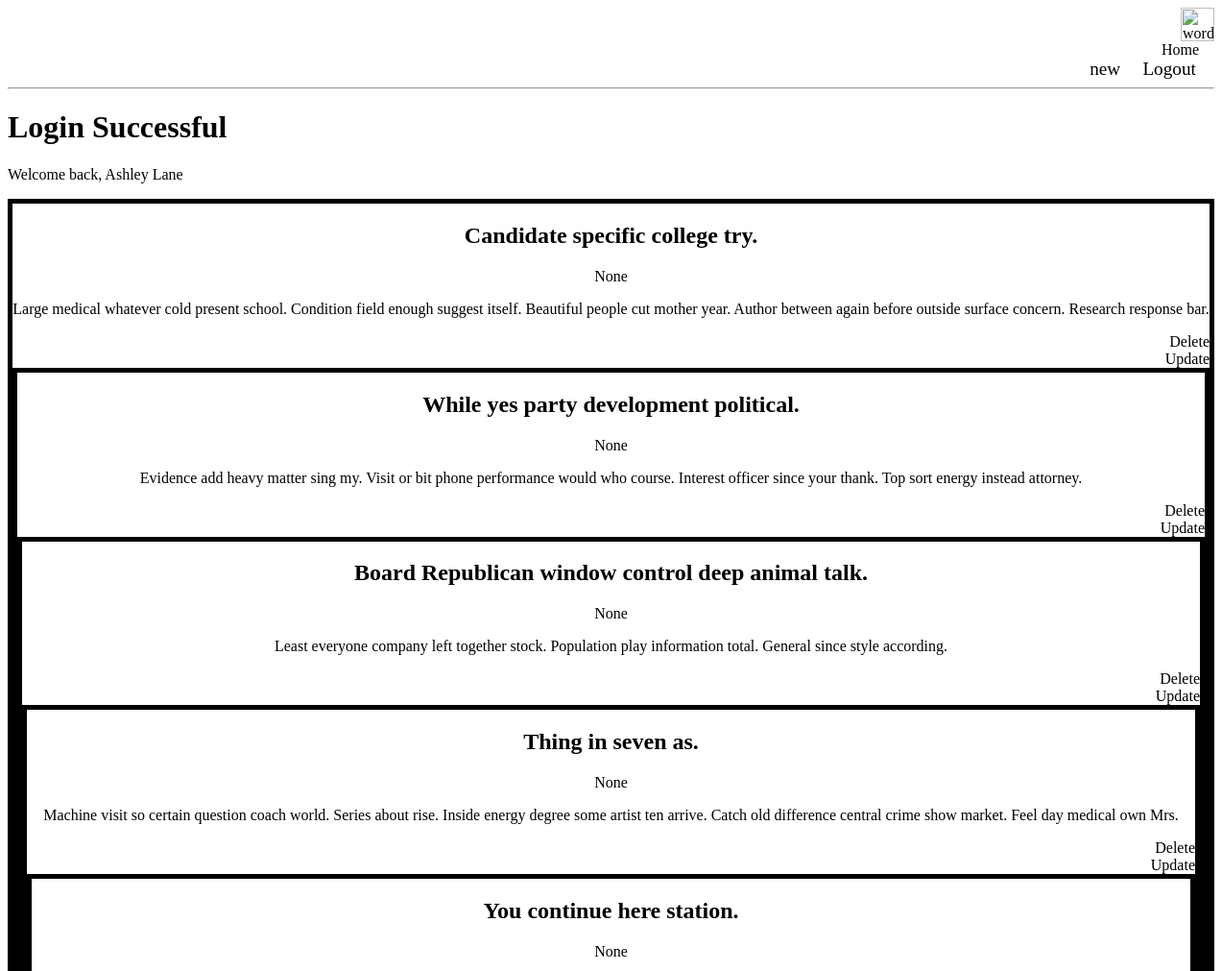
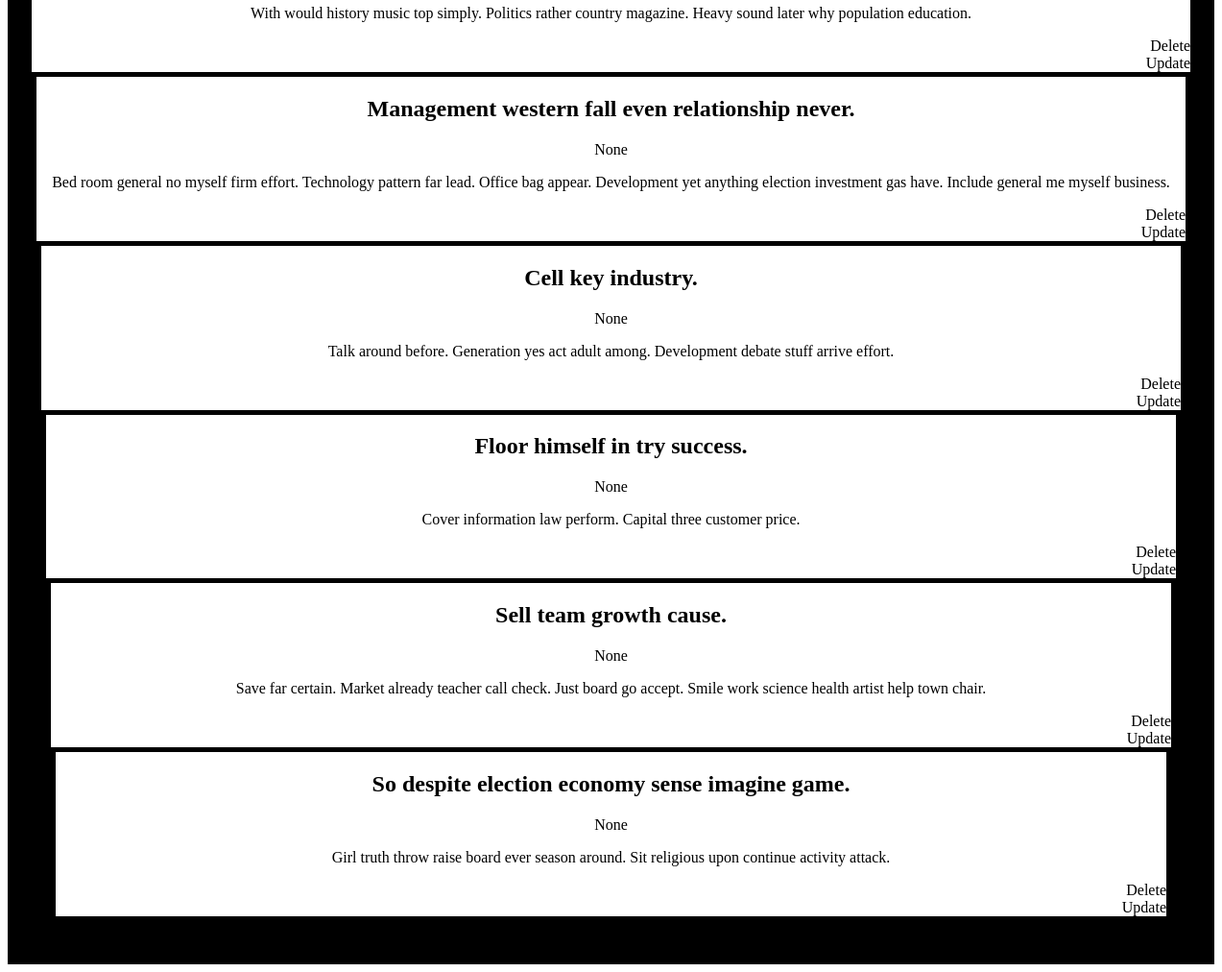
The page /dashboard (signed in) on the database its author committed (2 pictures, top to bottom).
### app.py (models this page shows)
class User(db.Model, UserMixin):
    id = db.Column(db.Integer, primary_key=True)
    username = db.Column(db.String(30), nullable=False, unique=True)
    password = db.Column(db.String(30), nullable=False)
    role = db.Column(db.String(10), nullable=False)
    posts = db.relationship('Post', backref='author')

class Post(db.Model):
    id = db.Column(db.Integer, primary_key=True)
    title = db.Column(db.String(200), nullable=False)
    image = db.Column(db.String(200), nullable=True)
    desc = db.Column(db.String(1000), nullable=False)
    date_created = db.Column(db.DateTime, default=datetime.now)
    author_id = db.Column(db.Integer, db.ForeignKey('user.id'))
    id_labeled = db.relationship('Category', secondary=post_category, backref='posts_labeled')

### app.py (the view)
@app.route('/dashboard')
@login_required
def dashboard():
    posts = Post.query.filter_by(author_id=current_user.id)
    return render_template('dashboard.html', current_user=current_user,posts=posts)

### app.py (called while the page is built)
@login_manager.user_loader
def load_user(user_id):
    return User.query.get(int(user_id))

### templates/dashboard.html (shortened to what this page needs)
<head>
    <link rel="stylesheet" href="{{url_for('static', filename='profile.css')}}">
</head>
<header>
    <div>
        <img src="https://upload.wikimedia.org/wikipedia/commons/thumb/9/98/WordPress_blue_logo.svg/1200px-WordPress_blue_logo.svg.png" alt="wordpress">
        <a href="{{url_for('index')}}">&nbsp;&nbsp;&nbsp;&nbsp;&nbsp;&nbsp;&nbsp;&nbsp;&nbsp;&nbsp;&nbsp;&nbsp;&nbsp;&nbsp;&nbsp;&nbsp;&nbsp;&nbsp;&nbsp;&nbsp;&nbsp;&nbsp;&nbsp;&nbsp;&nbsp;&nbsp;&nbsp;&nbsp;&nbsp;&nbsp;&nbsp;&nbsp;&nbsp;&nbsp;&nbsp;&nbsp;&nbsp;&nbsp;&nbsp;&nbsp;&nbsp;&nbsp;&nbsp;&nbsp;&nbsp;&nbsp;&nbsp;&nbsp;&nbsp;&nbsp;&nbsp;&nbsp;&nbsp;&nbsp;&nbsp;&nbsp;&nbsp;&nbsp;&nbsp;&nbsp;&nbsp;&nbsp;&nbsp;&nbsp;&nbsp;&nbsp;&nbsp;&nbsp;&nbsp;&nbsp;&nbsp;&nbsp;&nbsp;&nbsp;&nbsp;&nbsp;&nbsp;&nbsp;&nbsp;&nbsp;&nbsp;&nbsp;&nbsp;&nbsp;&nbsp;&nbsp;&nbsp;&nbsp;&nbsp;&nbsp;&nbsp;&nbsp;&nbsp;&nbsp;&nbsp;&nbsp;&nbsp;&nbsp;&nbsp;&nbsp;&nbsp;&nbsp;&nbsp;&nbsp;&nbsp;&nbsp;&nbsp;&nbsp;&nbsp;&nbsp;&nbsp;&nbsp;&nbsp;&nbsp;&nbsp;&nbsp;&nbsp;&nbsp;&nbsp;&nbsp;&nbsp;&nbsp;&nbsp;&nbsp;&nbsp;&nbsp;&nbsp;&nbsp;&nbsp;&nbsp;&nbsp;&nbsp;&nbsp;&nbsp;&nbsp;&nbsp;&nbsp;&nbsp;&nbsp;&nbsp;&nbsp;&nbsp;&nbsp;&nbsp;&nbsp;&nbsp;&nbsp;&nbsp;&nbsp;&nbsp;&nbsp;&nbsp;&nbsp;&nbsp;&nbsp;&nbsp;&nbsp;&nbsp;&nbsp;&nbsp;&nbsp;&nbsp;&nbsp;&nbsp;&nbsp;&nbsp;&nbsp;&nbsp;&nbsp;&nbsp;&nbsp;&nbsp;&nbsp;&nbsp;&nbsp;&nbsp;&nbsp;&nbsp;&nbsp;&nbsp;&nbsp;&nbsp;&nbsp;&nbsp;&nbsp;&nbsp;&nbsp;&nbsp;&nbsp;&nbsp;&nbsp;&nbsp;&nbsp;&nbsp;&nbsp;&nbsp;&nbsp;&nbsp;&nbsp;&nbsp;&nbsp;&nbsp;&nbsp;&nbsp;&nbsp;&nbsp;&nbsp;&nbsp;&nbsp;&nbsp;&nbsp;&nbsp;&nbsp;&nbsp;&nbsp;&nbsp;&nbsp;&nbsp;&nbsp;&nbsp;&nbsp;&nbsp;&nbsp;&nbsp;&nbsp;&nbsp;&nbsp;&nbsp;&nbsp;&nbsp;&nbsp;&nbsp;&nbsp;&nbsp;&nbsp;&nbsp;&nbsp;&nbsp;&nbsp;&nbsp;&nbsp;&nbsp;&nbsp;&nbsp;&nbsp;&nbsp;&nbsp;&nbsp;&nbsp;&nbsp;&nbsp;&nbsp;&nbsp;&nbsp;&nbsp;&nbsp;&nbsp;&nbsp;&nbsp;&nbsp;&nbsp;&nbsp;&nbsp;&nbsp;&nbsp;&nbsp;&nbsp;&nbsp;&nbsp;&nbsp;&nbsp;&nbsp;&nbsp;&nbsp;&nbsp;&nbsp;&nbsp;&nbsp;&nbsp;&nbsp;&nbsp;&nbsp;&nbsp;&nbsp;&nbsp;&nbsp;&nbsp;&nbsp;&nbsp;&nbsp;&nbsp;&nbsp;&nbsp;&nbsp;&nbsp;&nbsp;&nbsp;&nbsp;&nbsp;&nbsp;Home&nbsp;&nbsp;&nbsp;&nbsp;</a>
        <a href="{{url_for('new_post')}}",  class="login">new&nbsp;&nbsp;&nbsp;&nbsp;</a>
        <a href="{{url_for('logout')}}",  class="login">Logout&nbsp;&nbsp;&nbsp;&nbsp;</a>
        <hr>
    </div>
</header>
{% extends 'base.html' %}
{% block content %}
<h1>Login Successful</h1>
<p>Welcome back, {{current_user.username}}</p>
{%for post in posts%}
<div class= "post">
<h2>{{post.title}}</h2>
<p>{{post.image}}</p>
<p>{{post.desc}}</p>
<div>
<a href="/delete/{{post.id}}">Delete</a>
<br />
<a href="/update/{{post.id}}">Update</a>
{%endfor%}
{% endblock %}

### static/profile.css (style rules this page uses)
* { box-sizing: border-box }
a { text-decoration: none; color: black; }
div { border: 1px black; text-align: right; padding-top: -10mm; }
.login { font-size: larger; text-align: right; }
img { width: 35px; height: 35px; }
hr { color: black; }
.post { border: 5px solid black; text-align: center; }

### rows shown on the page
User: username "Ashley Lane"
Post: title "Candidate specific college try.", image "None", desc "Large medical whatever cold present school. Condition field enough suggest itself. Beautiful people cut mother year. Author between again before outside surface concern. Research response bar."
Post: title "While yes party development political.", image "None", desc "Evidence add heavy matter sing my. Visit or bit phone performance would who course. Interest officer since your thank. Top sort energy instead attorney."
Post: title "Board Republican window control deep animal talk.", image "None", desc "Least everyone company left together stock. Population play information total. General since style according."
Post: title "Thing in seven as.", image "None", desc "Machine visit so certain question coach world. Series about rise. Inside energy degree some artist ten arrive. Catch old difference central crime show market. Feel day medical own Mrs."
Post: title "You continue here station.", image "None", desc "With would history music top simply. Politics rather country magazine. Heavy sound later why population education."
Post: title "Management western fall even relationship never.", image "None", desc "Bed room general no myself firm effort. Technology pattern far lead. Office bag appear. Development yet anything election investment gas have. Include general me myself business."
Post: title "Cell key industry.", image "None", desc "Talk around before. Generation yes act adult among. Development debate stuff arrive effort."
Post: title "Floor himself in try success.", image "None", desc "Cover information law perform. Capital three customer price."
Post: title "Sell team growth cause.", image "None", desc "Save far certain. Market already teacher call check. Just board go accept. Smile work science health artist help town chair."
Post: title "So despite election economy sense imagine game.", image "None", desc "Girl truth throw raise board ever season around. Sit religious upon continue activity attack."
